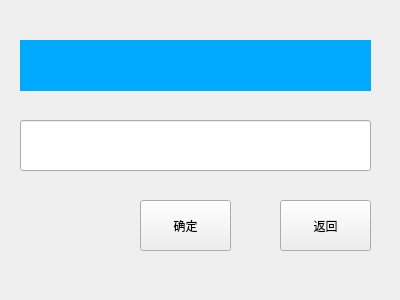
<?xml version="1.0" encoding="UTF-8"?>
<ui version="4.0">
 <class>Changepsd</class>
 <widget class="QWidget" name="Changepsd">
  <property name="geometry">
   <rect>
    <x>0</x>
    <y>0</y>
    <width>400</width>
    <height>300</height>
   </rect>
  </property>
  <property name="windowTitle">
   <string>Form</string>
  </property>
  <widget class="QPushButton" name="confirm">
   <property name="geometry">
    <rect>
     <x>140</x>
     <y>200</y>
     <width>91</width>
     <height>51</height>
    </rect>
   </property>
   <property name="styleSheet">
    <string notr="true">font: 15pt &quot;华文楷体&quot;;</string>
   </property>
   <property name="text">
    <string>确定</string>
   </property>
  </widget>
  <widget class="QPushButton" name="back">
   <property name="geometry">
    <rect>
     <x>280</x>
     <y>200</y>
     <width>91</width>
     <height>51</height>
    </rect>
   </property>
   <property name="styleSheet">
    <string notr="true">font: 15pt &quot;华文楷体&quot;;</string>
   </property>
   <property name="text">
    <string>返回</string>
   </property>
  </widget>
  <widget class="QLabel" name="oldname">
   <property name="geometry">
    <rect>
     <x>20</x>
     <y>40</y>
     <width>351</width>
     <height>51</height>
    </rect>
   </property>
   <property name="styleSheet">
    <string notr="true">font: 11pt &quot;华文楷体&quot;;
background-color: rgb(0, 170, 255);</string>
   </property>
   <property name="text">
    <string/>
   </property>
  </widget>
  <widget class="QLineEdit" name="newname">
   <property name="geometry">
    <rect>
     <x>20</x>
     <y>120</y>
     <width>351</width>
     <height>51</height>
    </rect>
   </property>
   <property name="styleSheet">
    <string notr="true">font: 11pt &quot;华文楷体&quot;;</string>
   </property>
  </widget>
 </widget>
 <resources/>
 <connections/>
</ui>
